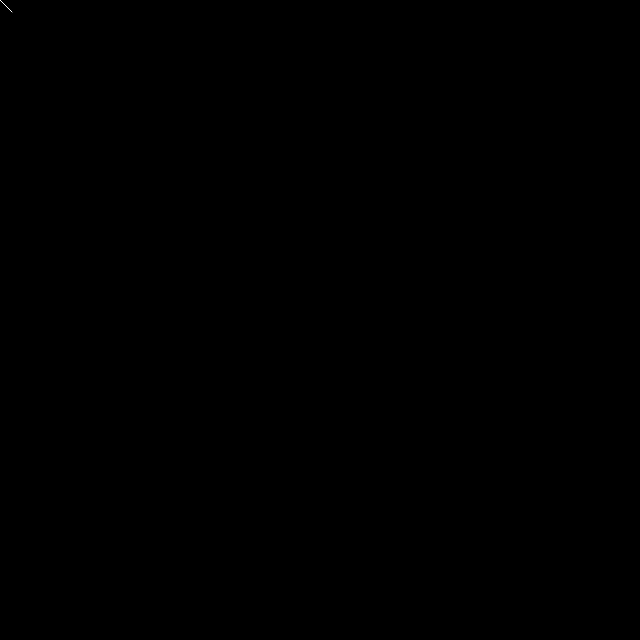
Frame 1 (no input)
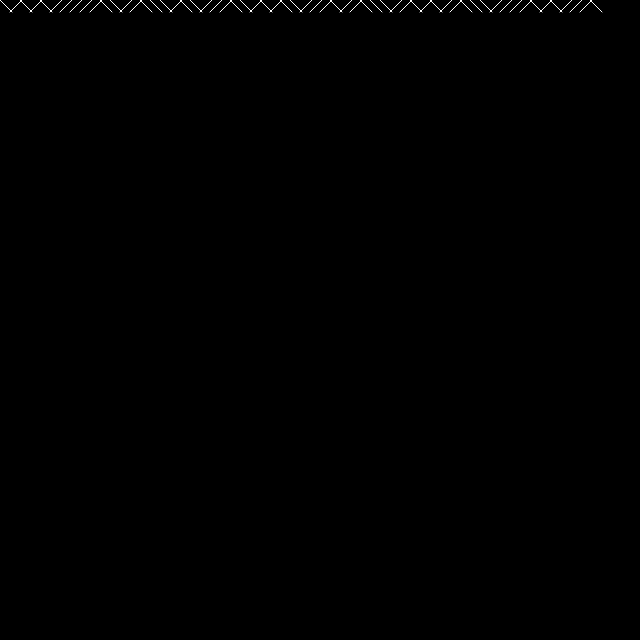
Frame 60 (no input)
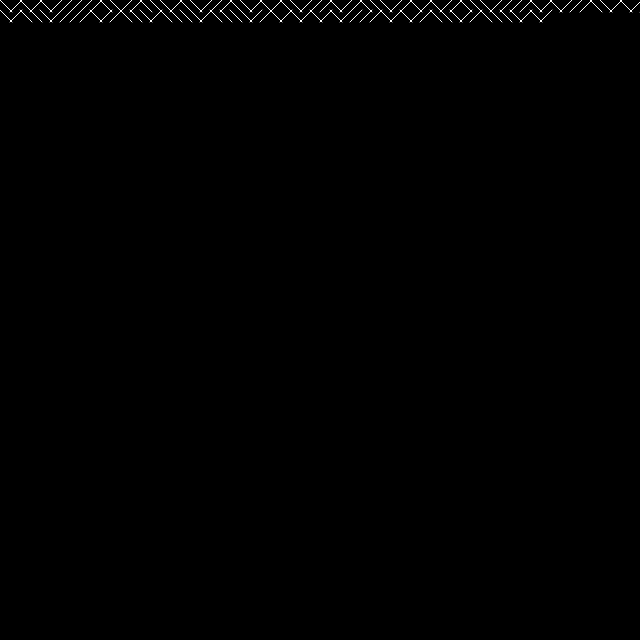
Frame 120 (the mouse pressed at the canvas centre since frame 60)

The p5.js sketch that drew these frames (run headless with seeded random() and noise() and a simulated clock; from frame 60 on, the mouse is pressed at the canvas centre):

// p5.js sketch
// ── sketch.js

var spacing = 10;
var x = 0;
var y = 0;
var lineLen = 12;

function setup() {
  //createCanvas (window.innerWidth, window.innerHeight);
  createCanvas (640, 640);
  background (0);
  stroke (255);
}

function draw() {

  if (random(1) > 0.5) {
    line (x,
      y,
      x + lineLen,
      y + lineLen);
  }
  else {
    line (x,
      y + lineLen,
      x + lineLen,
      y);
  }

  x += spacing;

  if (x > width) {
    x = 0;
    y += spacing;
  }
}

function wobble () {
  return random (0);
}
